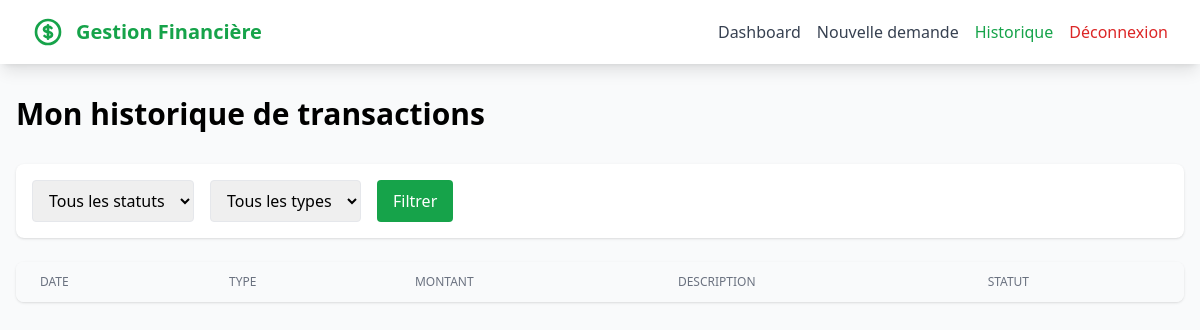
Before: /user/history.php (signed in) with the older database file.
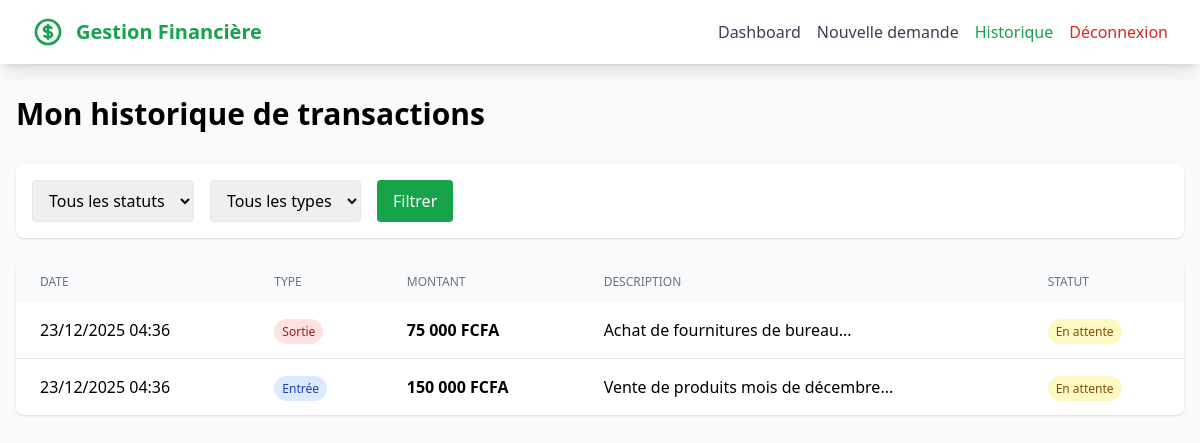
After: the same page with the newer database file.
### tables this page shows
CREATE TABLE IF NOT EXISTS transactions (
    id INT PRIMARY KEY AUTO_INCREMENT,
    user_id INT NOT NULL,
    type ENUM('entree', 'sortie') NOT NULL,
    amount DECIMAL(15, 2) NOT NULL,
    description TEXT NOT NULL,
    required_date DATE NOT NULL,
    urgency ENUM('normal', 'urgent') DEFAULT 'normal',
    status ENUM('en_attente', 'validee', 'refusee') DEFAULT 'en_attente',
    validated_by INT NULL,
    validated_at TIMESTAMP NULL,
    admin_comment TEXT NULL,
    receipt_number VARCHAR(50) UNIQUE NULL,
    is_urgent_notified TINYINT(1) DEFAULT 0,
    last_urgent_notification TIMESTAMP NULL,
    created_at TIMESTAMP DEFAULT CURRENT_TIMESTAMP,
    updated_at TIMESTAMP DEFAULT CURRENT_TIMESTAMP ON UPDATE CURRENT_TIMESTAMP,
    FOREIGN KEY (user_id) REFERENCES users(id) ON DELETE CASCADE,
    FOREIGN KEY (validated_by) REFERENCES users(id) ON DELETE SET NULL,
    INDEX idx_status (status),
    INDEX idx_type (type),
    INDEX idx_urgency (urgency),
    INDEX idx_user (user_id),
    INDEX idx_created_at (created_at),
    INDEX idx_required_date (required_date)
);

### includes/functions.php (called while the page is built, shortened)
<?php
function getTransactions($filters = [], $page = 1, $perPage = 20) {
    try {
        $db = getDB();
        $offset = ($page - 1) * $perPage;
        $sql = "SELECT t.*, u.full_name as user_name, u.email as user_email,
                       v.full_name as validator_name
                FROM transactions t
                LEFT JOIN users u ON t.user_id = u.id
                LEFT JOIN users v ON t.validated_by = v.id
                WHERE 1=1";
        $params = [];
        if (!empty($filters['user_id'])) {
            $sql .= " AND t.user_id = ?";
            $params[] = $filters['user_id'];
        }
        $sql .= " ORDER BY t.created_at DESC LIMIT ? OFFSET ?";
        $params[] = $perPage;
        $params[] = $offset;
        $stmt = $db->prepare($sql);
        $stmt->execute($params);
        return $stmt->fetchAll();
    } catch (Exception $e) {
        error_log("Erreur récupération transactions: " . $e->getMessage());
        return [];
    }
}
?>

### config/config.php (called while the page is built, shortened)
<?php
function formatAmount($amount) {
    return number_format($amount, 0, ',', ' ') . ' FCFA';
}
function formatDateTime($datetime, $format = 'd/m/Y H:i') {
    return date($format, strtotime($datetime));
}
function getStatusLabel($status) {
    $labels = [
        'en_attente' => 'En attente',
        'validee' => 'Validée',
        'refusee' => 'Refusée'
    ];
    return $labels[$status] ?? $status;
}
function getTypeLabel($type) {
    return $type === 'entree' ? 'Entrée' : 'Sortie';
}
require_once ROOT_PATH . '/includes/functions.php';

### user/history.php (the view, shortened to what the changed rows need)
<?php
require_once '../config/config.php';
require_once '../includes/functions.php';
$filters = ['user_id' => $_SESSION['user_id']];
$page = max(1, intval($_GET['page'] ?? 1));
$transactions = getTransactions($filters, $page, 20);
?>
<!DOCTYPE html>
<html lang="fr">
<head>
    <script src="https://cdn.tailwindcss.com"></script>
</head>
<body class="bg-gray-50">
    <div class="max-w-7xl mx-auto px-4 py-8">
        <h1 class="text-3xl font-bold mb-8">Mon historique de transactions</h1>
        <div class="bg-white rounded-lg shadow overflow-hidden">
            <table class="min-w-full">
                <thead class="bg-gray-50">
                    <tr>
                        <th class="px-6 py-3 text-left text-xs font-medium text-gray-500 uppercase">Date</th>
                        <th class="px-6 py-3 text-left text-xs font-medium text-gray-500 uppercase">Type</th>
                        <th class="px-6 py-3 text-left text-xs font-medium text-gray-500 uppercase">Montant</th>
                        <th class="px-6 py-3 text-left text-xs font-medium text-gray-500 uppercase">Description</th>
                        <th class="px-6 py-3 text-left text-xs font-medium text-gray-500 uppercase">Statut</th>
                    </tr>
                </thead>
                <tbody class="divide-y">
                    <?php foreach ($transactions as $t): ?>
                    <tr>
                        <td class="px-6 py-4"><?php echo formatDateTime($t['created_at']); ?></td>
                        <td class="px-6 py-4">
                            <span class="px-2 py-1 text-xs rounded-full <?php echo $t['type'] === 'entree' ? 'bg-blue-100 text-blue-800' : 'bg-red-100 text-red-800'; ?>">
                                <?php echo getTypeLabel($t['type']); ?>
                            </span>
                        </td>
                        <td class="px-6 py-4 font-semibold"><?php echo formatAmount($t['amount']); ?></td>
                        <td class="px-6 py-4"><?php echo htmlspecialchars(substr($t['description'], 0, 50)); ?>...</td>
                        <td class="px-6 py-4">
                            <?php $colors = ['en_attente' => 'bg-yellow-100 text-yellow-800', 'validee' => 'bg-green-100 text-green-800', 'refusee' => 'bg-red-100 text-red-800']; ?>
                            <span class="px-2 py-1 text-xs rounded-full <?php echo $colors[$t['status']]; ?>">
                                <?php echo getStatusLabel($t['status']); ?>
                            </span>
                        </td>
                    </tr>
                    <?php endforeach; ?>
                </tbody>
            </table>
        </div>
    </div>
</body>
</html>

Changed rows visible on the page:
added transactions: created_at "23/12/2025 04:36", type "Sortie", amount "75 000 FCFA", description "Achat de fournitures de bureau", status "En attente"
added transactions: created_at "23/12/2025 04:36", type "Entrée", amount "150 000 FCFA", description "Vente de produits mois de décembre", status "En attente"
